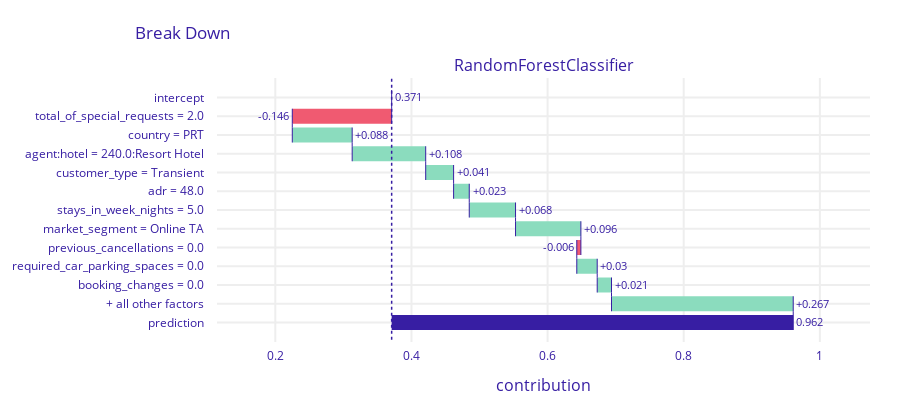

The notebook cell saved with this chart:
### Code cell
pps_list[4].plot()

### Figure 1 — Plotly figure (JSON) as saved in the notebook; plotly's stock layout.template omitted (floating-point values rounded to 4 significant figures)
{"data": [{"base": 0.3709, "connector": {"line": {"color": "#371ea3", "dash": "solid", "width": 1}, "mode": "spanning"}, "decreasing": {"marker": {"color": "#f05a71"}}, "hoverinfo": "text+delta", "hoverlabel": {"bgcolor": "rgba(0,0,0,0.8)"}, "hovertext": ["Average response: 0.371<br>Prediction: 0.962", "total_of_special_requests = 2.0<br>decreases average response by", "country = PRT<br>increases average response by", "agent:hotel = 240.0:Resort Hotel<br>increases average response by", "customer_type = Transient<br>increases average response by", "adr = 48.0<br>increases average response by", "stays_in_week_nights = 5.0<br>increases average response by", "market_segment = Online TA<br>increases average response by", "previous_cancellations = 0.0<br>decreases average response by", "required_car_parking_spaces = 0.0<br>increases average response by", "booking_changes = 0.0<br>increases average response by", "+ all other factors<br>increases average response by", "Average response: 0.371<br>Prediction: 0.962"], "increasing": {"marker": {"color": "#8bdcbe"}}, "measure": ["relative", "relative", "relative", "relative", "relative", "relative", "relative", "relative", "relative", "relative", "relative", "relative", "total"], "orientation": "h", "showlegend": false, "text": ["0.371", "-0.146", "+0.088", "+0.108", "+0.041", "+0.023", "+0.068", "+0.096", "-0.006", "+0.03", "+0.021", "+0.267", "0.962"], "textposition": "outside", "totals": {"marker": {"color": "#371ea3"}}, "type": "waterfall", "x": [0, -0.146, 0.088, 0.108, 0.041, 0.023, 0.068, 0.096, -0.006, 0.03, 0.021, 0.267, 0.592], "xaxis": "x", "y": ["intercept", "total_of_special_requests = 2.0", "country = PRT", "agent:hotel = 240.0:Resort Hotel", "customer_type = Transient", "adr = 48.0", "stays_in_week_nights = 5.0", "market_segment = Online TA", "previous_cancellations = 0.0", "required_car_parking_spaces = 0.0", "booking_changes = 0.0", "+ all other factors", "prediction"], "yaxis": "y"}], "layout": {"annotations": [{"font": {"size": 16}, "showarrow": false, "text": "RandomForestClassifier", "x": 0.5, "xanchor": "center", "xref": "paper", "y": 1, "yanchor": "bottom", "yref": "paper"}, {"font": {"size": 16}, "showarrow": false, "text": "contribution", "x": 0.5, "xanchor": "center", "xref": "paper", "y": 0, "yanchor": "top", "yref": "paper", "yshift": -30}], "font": {"color": "#371ea3"}, "height": 413, "margin": {"b": 71, "r": 30, "t": 78}, "shapes": [{"line": {"color": "#371ea3", "dash": "dot", "width": 1.5}, "type": "line", "x0": 0.3709, "x1": 0.3709, "xref": "x", "y0": -1, "y1": 13, "yref": "y"}], "title": {"text": "Break Down", "x": 0.15}, "xaxis": {"anchor": "y", "automargin": true, "domain": [0, 1], "fixedrange": true, "gridwidth": 2, "range": [0.1143, 1.074], "tickcolor": "white", "ticklen": 3, "ticks": "outside", "type": "linear", "zeroline": false}, "yaxis": {"anchor": "x", "automargin": true, "autorange": "reversed", "domain": [0, 1], "fixedrange": true, "gridwidth": 2, "tickcolor": "white", "ticklen": 10, "ticks": "outside", "type": "category"}}}
